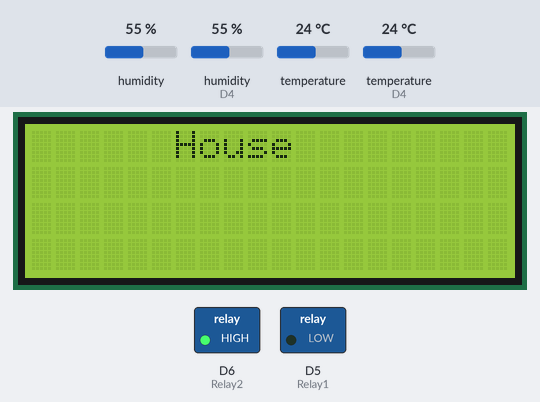
Bench run of a sketch on a simulated ESP8266 (NodeMCU). Parts: 20×4 character LCD, switched loads named in the sketch (green lamp = pin HIGH). Inputs (shaded band) come from the test bench; at power-on: humidity 55 %, humidity (sensor on D4) 55 %, temperature (sensor on D4) 24 °C, temperature 24 °C. WiFi joins after 1.5 s; servers stay silent unless stated; what the sketch prints to the serial monitor is not drawn.

Above: at 4.5 s.
4.6 s: humidity (sensor 0) set to 22 %
At 14.0 s:
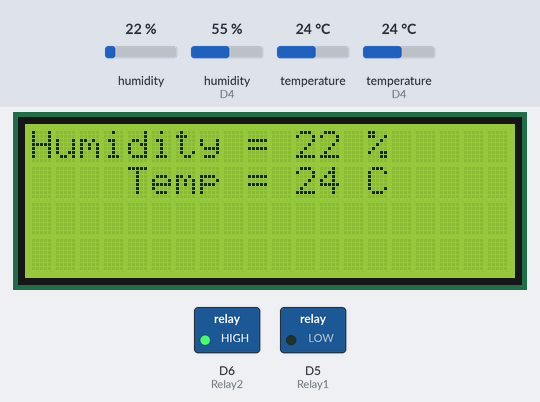
18.6 s: humidity (sensor on D4) set to 40 %
At 22.8 s:
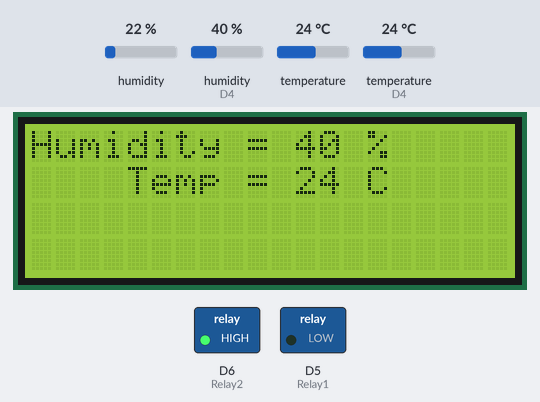
28.7 s: temperature (sensor on D4) set to 12 °C
At 39.5 s:
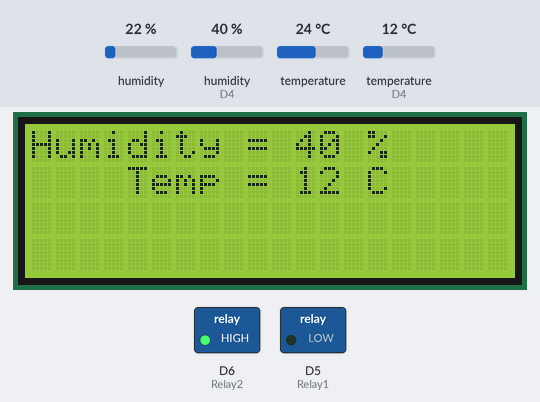
39.8 s: temperature (sensor 0) set to 12 °C
At 46.5 s:
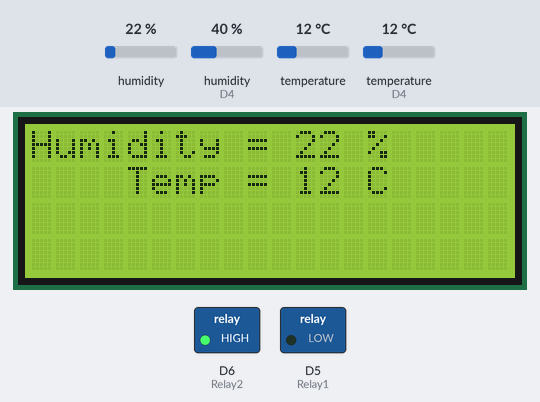
51.9 s: humidity (sensor 0) set to 68 %
At 62.1 s:
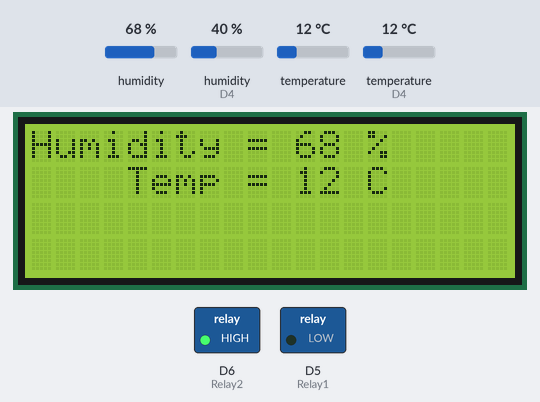
63.1 s: humidity (sensor on D4) set to 88 %
Timing chart, 0 to 66.1 s (numbered marks = the images above; inputs shaded):
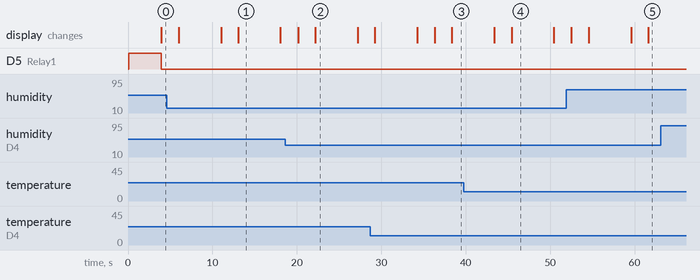

Measured:
- what the display in image 1 shows lasts 5.0 s, from 13.1 s to 18.1 s

The sketch:

Board_3.ino
```cpp
#define BLYNK_PRINT Serial
#include "DHT.h"
#include <ESP8266WiFi.h>
#include <BlynkSimpleEsp8266.h>
#include <LiquidCrystal_I2C.h>
#include <Wire.h>
#include <SimpleDHT.h>
#include <TridentTD_LineNotify.h>
LiquidCrystal_I2C lcd(0x27, 20, 4);


int Relay1 = D5;
int Relay2 = D6;


int setTemp1;
int setTemp2;
bool _button_ma = false;
bool _button_ma1 = false;
bool _button1 = false;
bool _button2 = false;


WidgetLED led1(V30);
WidgetLED led2(V31);


BLYNK_WRITE(V22) //temperature slider in app on pin V22
{
  setTemp1 = param.asInt();
}
BLYNK_WRITE(V23) //temperature slider in app on pin V23
{
  setTemp2 = param.asInt();
}

BLYNK_WRITE(V0)
{
  if (param.asInt() == 1) {

    _button_ma = true;

  } else {

    _button_ma = false;

  }
}

BLYNK_WRITE(V1)
{
  if (param.asInt() == 1) {

    _button_ma1 = true;

  } else {

    _button_ma1 = false;

  }
}

BLYNK_WRITE(V40) {

  if (param.asInt() == 1) {
    _button1 = true;
  } else {
    _button1 = false;
  }
}

BLYNK_WRITE(V41) {

  if (param.asInt() == 1) {
    _button2 = true;
  } else {
    _button2 = false;
  }
}

char auth[] = "PKamgPq_ubER5QbU1DfTiPcReLZ3soH0";
char ssid[] = "iot-2";
char pass[] = "12345678";

#define LINE_TOKEN  "jsEOzo8eNy3n2kn2wDfGx6anhHmIpMNDyUEY5GgFq6k"


BLYNK_CONNECTED() {
  Blynk.syncAll();
}
#define DHT1PIN D4
#define DHT2PIN D3
#define DHT1TYPE DHT11
#define DHT2TYPE DHT11 // probobly not needed to do twice, clean later


DHT dht1(DHT1PIN, DHT1TYPE);
DHT dht2(DHT2PIN, DHT2TYPE);

SimpleDHT11 dht11(DHT1PIN);
SimpleDHT11 dht112(DHT2PIN);

BlynkTimer timer;

void sendsensor1() {
  //DHT11.1
  float h1 = dht1.readHumidity();
  float t1 = dht1.readTemperature();
  t1 = dht1.readTemperature();
  t1 = t1;
  h1 = dht1.readHumidity();
  h1 = h1;
  Blynk.virtualWrite(V11, h1);
  Blynk.virtualWrite(V10, t1);

  //DHT11.2
  float h2 = dht2.readHumidity();
  float t2 = dht2.readTemperature();
  t2 = dht2.readTemperature();
  t2 = t2;
  h2 = dht2.readHumidity();
  h2 = h2;
  Blynk.virtualWrite(V12, h2);
  Blynk.virtualWrite(V13, t2);
}

void setup() {
  Serial.begin(9600);
  lcd.init();
  lcd.backlight();
  pinMode (Relay1, OUTPUT);
  pinMode (Relay2, OUTPUT);
  digitalWrite (Relay1, HIGH);
  digitalWrite (Relay2, HIGH);

  Blynk.begin(auth, ssid, pass, "blynk.honey.co.th", 8080);
  LINE.setToken(LINE_TOKEN);

  dht1.begin();
  dht2.begin();
  timer.setInterval(2000L, sendsensor1); // probobly not needed twice, timers are wierd things... wiki..


}

void loop() {


  // Wait a few seconds between measurements.
  delay(2000);
  float h1 = dht1.readHumidity();
  float t1 = dht1.readTemperature();
  float f1 = dht1.readTemperature(true);

  if (isnan(h1) || isnan(t1) || isnan(f1)) {
    Serial.println(F("Failed to read from DHT sensor!"));
    return;
  }

  float hif1 = dht1.computeHeatIndex(f1, h1);
  float hic1 = dht1.computeHeatIndex(t1, h1, false);

  Serial.print(F("Humidity 1 : "));
  Serial.print(h1);
  Serial.print(F("%  Temperature 1 : "));
  Serial.print(t1);
  Serial.print(F("°C \n"));


  float h2 = dht2.readHumidity();
  float t2 = dht2.readTemperature();
  float f2 = dht2.readTemperature(true);

  if (isnan(h2) || isnan(t2) || isnan(f2)) {
    Serial.println(F("Failed to read from DHT sensor!"));
    return;
  }

  float hif2 = dht2.computeHeatIndex(f2, h2);
  float hic2 = dht2.computeHeatIndex(t2, h2, false);

  Serial.print(F("Humidity 2 : "));
  Serial.print(h2);
  Serial.print(F("%  Temperature 2 : "));
  Serial.print(t2);
  Serial.print(F("°C\n"));

  //autoตู้อุปกรณ์
  if ( _button_ma == true) {
    if (t1 >= setTemp1 )
    {
      digitalWrite (Relay1, LOW);
      led1.on();
    }
    else if (t1 < setTemp1)
    {
      digitalWrite (Relay1, HIGH);
      led1.off();
    }

  } else {  //manual
    if (_button1 == true) {
      digitalWrite(Relay1, HIGH);
      led1.off();
    } else {
      digitalWrite(Relay1, LOW);
      led1.on();
    }
  }

  //autoโรงเรือน
  if ( _button_ma1 == true) {
    if (t2 >= setTemp2 )
    {
      digitalWrite (Relay2, LOW);
      led2.on();
    }
    else if (t2 < setTemp2)
    {
      digitalWrite (Relay2, HIGH);
      led2.off();
    }

  } else {  //manual
    if (_button2 == true) {
      digitalWrite(Relay2, LOW);
      led2.on();
    } else {
      digitalWrite(Relay2, HIGH);
      led2.off();
    }
  }

  Blynk.run();
  timer.run();
  // read without samples.
  byte temperature = 0;
  byte humidity = 0;
  int err = SimpleDHTErrSuccess;


  if ((err = dht11.read(&temperature, &humidity, NULL)) != SimpleDHTErrSuccess) {
    Serial.print("Read DHT11 failed, err="); Serial.print(SimpleDHTErrCode(err));
    Serial.print(","); Serial.println(SimpleDHTErrDuration(err)); delay(1000);
    return;
  }


  // DHT11 sampling rate is 1HZ.
  // Output on LCD
  lcd.setCursor(6, 0);
  lcd.print("House");
  delay(2000);
  lcd.clear();
  lcd.setCursor(0, 0);
  lcd.print("Humidity =  ");
  lcd.setCursor(4, 1);
  lcd.print("Temp =  ");
  lcd.setCursor(11, 0);
  lcd.print(humidity + String(" %"));
  lcd.setCursor(11, 1);
  lcd.print(temperature + String(" C"));
  delay(5000);
  lcd.clear();


  if ((err = dht112.read(&temperature, &humidity, NULL)) != SimpleDHTErrSuccess) {
    Serial.print("Read DHT11 failed, err="); Serial.print(SimpleDHTErrCode(err));
    Serial.print(","); Serial.println(SimpleDHTErrDuration(err)); delay(1000);
    return;
  }

  // DHT11 sampling rate is 1HZ.
  // Output on LCD
  lcd.setCursor(4, 0);
  lcd.print("Equipment");
  lcd.setCursor(5, 1);
  lcd.print("cabinet");
  delay(2000);
  lcd.clear();
  lcd.setCursor(0, 0);
  lcd.print("Humidity =  ");
  lcd.setCursor(4, 1);
  lcd.print("Temp =  ");
  lcd.setCursor(11, 0);
  lcd.print(humidity + String(" %"));
  lcd.setCursor(11, 1);
  lcd.print(temperature + String(" C"));
  delay(5000);
  lcd.clear();
  //เงือนไขแจ้งเตือนไลน์โรงเรือน
  if (t1 > 40) {
    LINE.notify("แจ้งเตือน ! อุณหภูมิโรงเรือนสูงกว่า 40 C อุณหภูมิเกินอยู่ที่ " + String(t1) + " C");
  }
  //เงือนไขแจ้งเตือนไลน์ตู้อุปกรณ์
  if (t2 > 40) {
    LINE.notify("แจ้งเตือน ! อุณหภูมิตู้อุปกรณ์สูงกว่า 40 C อุณหภูมิเกินอยู่ที่ " + String(t2) + " C");
  }
}
```
